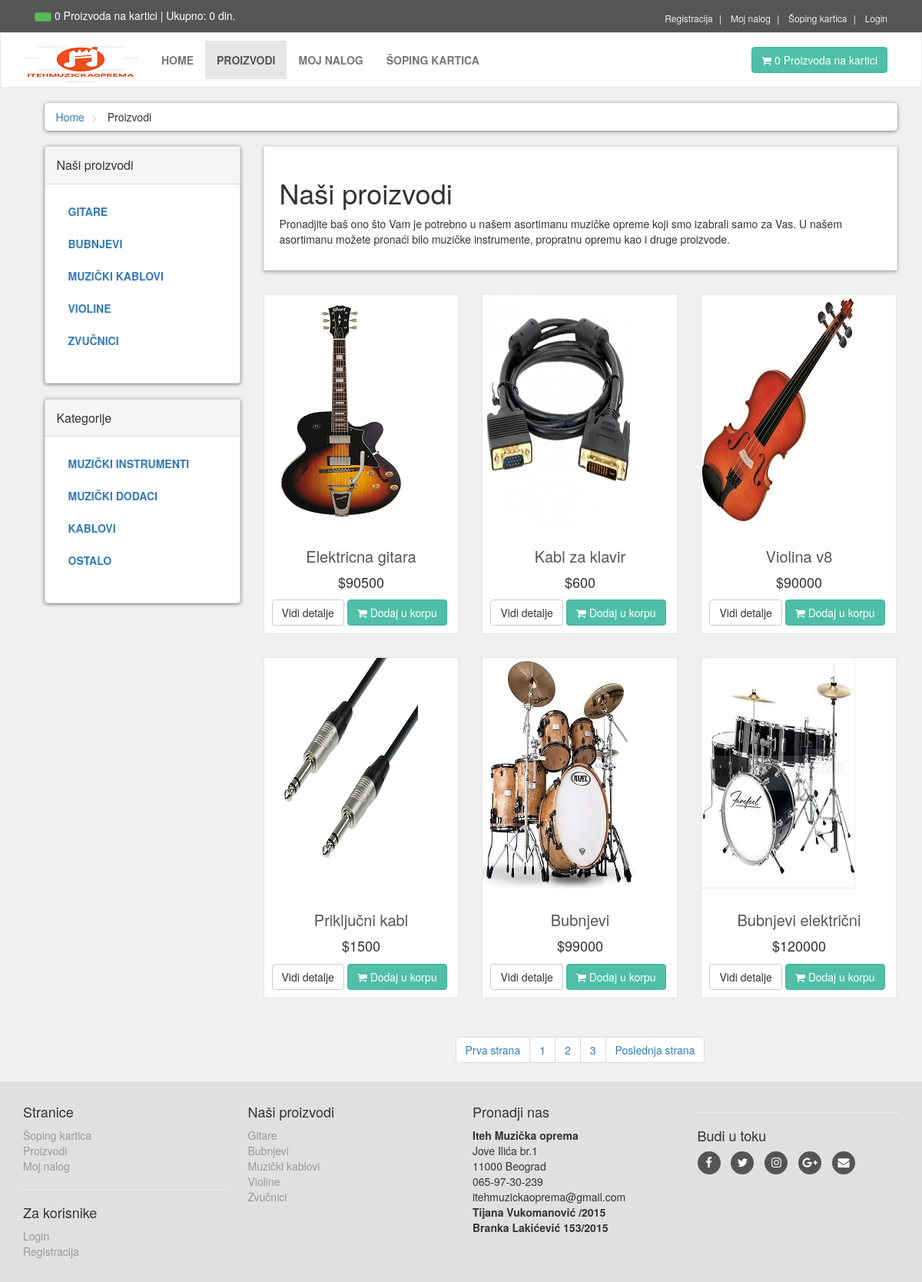
Page /proizvodi.php on the committed database.
### tables this page shows
CREATE TABLE `proizvod_kategorije` (
  `p_cat_id` int(10) NOT NULL,
  `p_cat_title` text NOT NULL,
  `p_cat_desc` text NOT NULL
);

CREATE TABLE `kategorije` (
  `cat_id` int(10) NOT NULL,
  `cat_title` text NOT NULL,
  `cat_desc` text NOT NULL
);

CREATE TABLE `proizvodi` (
  `proizvod_id` int(10) NOT NULL,
  `p_cat_id` int(10) NOT NULL,
  `cat_id` int(10) NOT NULL,
  `datum` timestamp NOT NULL DEFAULT current_timestamp() ON UPDATE current_timestamp(),
  `proizvod_naziv` text NOT NULL,
  `product_img1` text NOT NULL,
  `product_img2` text NOT NULL,
  `product_img3` text NOT NULL,
  `proizvod_cena` int(10) NOT NULL,
  `product_keywords` text NOT NULL,
  `proizvod_opis` text NOT NULL
);

### proizvodi.php (the view, shortened to what this page needs)
<?php
    include("includes/header.php");
?>
   <div id="content">
       <div class="container">
           <div class="col-md-12">
               <ul class="breadcrumb">
                   <li>
                       <a href="index.php">Home</a>
                   </li>
                   <li>
                       Proizvodi
                   </li>
               </ul>
           </div>
           <div class="col-md-3">
   <?php
    include("includes/sidebar.php");
    ?>
           </div>
           <div class="col-md-9">
             <?php
                if(!isset($_GET['p_cat'])){
                    if(!isset($_GET['cat'])){
                      echo "
                       <div class='box'>
                           <h1>Naši proizvodi</h1>
                           <p>
                           Pronadjite baš ono što Vam je potrebno u našem asortimanu muzičke opreme koji smo izabrali samo za Vas. U našem asortimanu možete pronaći bilo muzičke instrumente, propratnu opremu kao i druge proizvode.
                           </p>
                       </div>
                       ";
                    }
                   }
               ?>
               <div class="row">
                   <?php
                        if(!isset($_GET['p_cat'])){
                         if(!isset($_GET['cat'])){
                            $per_page=6;
                            if(isset($_GET['page'])){
                                $page = $_GET['page'];
                            }else{
                                $page=1;
                            }
                            $start_from = ($page-1) * $per_page;
                            $get_products = "select * from proizvodi order by 1 DESC LIMIT $start_from,$per_page";
                            $run_products = mysqli_query($con,$get_products);
                            while($row_products=mysqli_fetch_array($run_products)){
                                $pro_id = $row_products['proizvod_id'];
                                $pro_title = $row_products['proizvod_naziv'];
                                $pro_price = $row_products['proizvod_cena'];
                                $pro_img1 = $row_products['product_img1'];
                                echo "
                                    <div class='col-md-4 col-sm-6 center-responsive'>
                                        <div class='product'>
                                            <a href='details.php?pro_id=$pro_id'>
                                                <img class='img-responsive' src='admin_area/product_images/$pro_img1'>
                                            </a>
                                            <div class='text'>
                                                <h3>
                                                    <a href='details.php?pro_id=$pro_id'> $pro_title </a>
                                                </h3>
                                                <p class='price'>
                                                    $$pro_price
                                                </p>
                                                <p class='buttons'>
                                                    <a class='btn btn-default' href='details.php?pro_id=$pro_id'>
                                                        Vidi detalje
                                                    </a>
                                                    <a class='btn btn-primary' href='details.php?pro_id=$pro_id'>
                                                        <i class='fa fa-shopping-cart'></i> Dodaj u korpu
                                                    </a>
                                                </p>
                                            </div>
                                        </div>
                                    </div>
                                ";
                        }
                   ?>
               </div>
               <center>
                   <ul class="pagination">
					 <?php
                    $query = "select * from proizvodi";
                    $result = mysqli_query($con,$query);
                    $total_records = mysqli_num_rows($result);
                    $total_pages = ceil($total_records / $per_page);
                        echo "
                            <li>
                                <a href='proizvodi.php?page=1'> ".'Prva strana'." </a>
                            </li>
                        ";
                        for($i=1; $i<=$total_pages; $i++){
                              echo "
                            <li>
                                <a href='proizvodi.php?page=".$i."'> ".$i." </a>
                            </li>
                        ";
                        };
                        echo "
                            <li>
                                <a href='proizvodi.php?page=$total_pages'> ".'Poslednja strana'." </a>
                            </li>
                        ";
					    	}
						}
					 ?>
                   </ul>
               </center>
           </div>
       </div>
   </div>
   <?php
    include("includes/footer.php");
    ?>
</body>
</html>

### functions/functions.php (shortened to what this page needs)
<?php
$db = mysqli_connect("localhost","root","","muzickaoprema");
function getRealIpUser(){
    switch(true){
            default : return $_SERVER['REMOTE_ADDR'];
    }
}
function getPCats(){
    global $db;
    $get_p_cats = "select * from proizvod_kategorije";
    $run_p_cats = mysqli_query($db,$get_p_cats);
    while($row_p_cats = mysqli_fetch_array($run_p_cats)){
        $p_cat_id = $row_p_cats['p_cat_id'];
        $p_cat_title = $row_p_cats['p_cat_title'];
        echo "
            <li>
                <a href='proizvodi.php?p_cat=$p_cat_id'> $p_cat_title </a>
            </li>
        ";
    }
}
function getCats(){
    global $db;
    $get_cats = "select * from kategorije";
    $run_cats = mysqli_query($db,$get_cats);
    while($row_cats = mysqli_fetch_array($run_cats)){
        $cat_id = $row_cats['cat_id'];
        $cat_title = $row_cats['cat_title'];
        echo "
            <li>
                <a href='proizvodi.php?cat=$cat_id'> $cat_title </a>
            </li>
        ";
    }
}
function items(){
    global $db;
    $ip_add = getRealIpUser();
    $get_items = "select * from sopingkartica where ip_add='$ip_add'";
    $run_items = mysqli_query($db,$get_items);
    $count_items = mysqli_num_rows($run_items);
    echo $count_items;
}
function total_price(){
    $total = 0;
    echo  $total." din.";
}
?>

### includes/footer.php (shortened to what this page needs)
<div id="footer">
    <div class="container">
        <div class="row">
            <div class="col-sm-6 col-md-3">
               <h4>Stranice</h4>
                <ul>
                    <li><a href="cart.php">Šoping kartica</a></li>
                    <li><a href="proizvodi.php">Proizvodi</a></li>
                    <li><a href="customer/my_account.php">Moj nalog</a></li>
                </ul>
                <hr>
                <h4>Za korisnike</h4>
                <ul>
                    <?php
                               if(!isset($_SESSION['korisnik_email'])){
                                   echo "<a href='checkout.php'>Login</a>";
                               }else{
                                   echo "<a href='customer/my_account.php?my_orders'>Moj nalog</a>";
                               }
                    ?>
                    <li><a href="korisnik_registracija.php">Registracija</a></li>
                </ul>
            </div>
            <div class="com-sm-6 col-md-3">
                <h4>Naši proizvodi</h4>
                <ul>
                    <?php
                        $get_p_cats = "select * from proizvod_kategorije";
                        $run_p_cats = mysqli_query($con,$get_p_cats);
                        while($row_p_cats=mysqli_fetch_array($run_p_cats)){
                            $p_cat_id = $row_p_cats['p_cat_id'];
                            $p_cat_title = $row_p_cats['p_cat_title'];
                            echo "
                                <li>
                                    <a href='proizvodi.php?p_cat=$p_cat_id'>
                                        $p_cat_title
                                    </a>
                                </li>
                            ";
                        }
                    ?>
                </ul>
            </div>
            <div class="col-sm-6 col-md-3">
                <h4>Pronadji nas</h4>
                <p>
                    <strong>Iteh Muzička oprema</strong>
                    <br/>Jove Ilića br.1
                    <br/>11000 Beograd
                    <br/>065-97-30-239
                    <br/>itehmuzickaoprema@gmail.com
                    <br/><strong>Tijana Vukomanović /2015</strong>
                    <br/><strong>Branka Lakićević 153/2015</strong>
                </p>
            </div>
            <div class="col-sm-6 col-md-3">
                <hr>
                <h4>Budi u toku</h4>
                <p class="social">
                    <a href="#" class="fa fa-facebook"></a>
                    <a href="#" class="fa fa-twitter"></a>
                    <a href="#" class="fa fa-instagram"></a>
                    <a href="#" class="fa fa-google-plus"></a>
                    <a href="#" class="fa fa-envelope"></a>
                </p>
            </div>
        </div>
    </div>
</div>

### styles/style.css (style rules this page uses)
body { font-size: 14px; line-height: 1.42857143; color: #333333; background: #f0f0f0; overflow-x: hidden; }
.btn-primary { color: rgb(255, 255, 255); background: rgb(79, 191, 168); border-color: rgb(65, 179, 156); }
.box { background: #ffffff; margin: 0 0 30px; border: solid 1px #e6e6e6; box-sizing: border-box; padding: 20px; box-shadow: 0px 2px 5px rgba(0, 0, 0, .3); }
#content { padding-left: 25px; }
#content .product { background: #ffffff; border: solid 1px #e6e6e6; margin-bottom: 30px; box-sizing: border-box; }
#content .product .text { padding: 10px 10px 0px; }
#content .product .text p.price { font-size: 18px; text-align: center; font-weight: 400; }
#content .product .text h3 { text-align: center; font-size: 20px; }
#content .product .text h3 a { color: rgb(85, 85, 85); }
.breadcrumb { padding: 8px 15px; margin-bottom: 20px; background: #ffffff; border-radius: 5px; box-shadow: 0px 1px 5px rgba(0, 0, 0, .5); }
.breadcrumb> li + li:before { content: ">\00a0"; color: #cccccc; }
#content .panel.sidebar-menu ul.nav.category-menu li a { text-transform: uppercase; font-weight: 600; }
#footer { background: #e0e0e0; padding: 20px 0; }
#footer a { color: #999999; padding: 0; text-decoration: none; }
#footer ul { list-style: none; padding-left: 0px; }
#footer .social { text-align: left; }
#footer .social a { margin: 0px 10px 0px 0px; display: inline-block; color: #ffffff; width: 30px; height: 30px; border-radius: 15px; line-height: 30px; font-size: 15px; text-align: center; vertical-align: bottom; background: #555555; text-decoration: none; }

### rows in the picture
proizvod_kategorije: p_cat_title "GITARE", p_cat_title "Gitare"
proizvod_kategorije: p_cat_title "BUBNJEVI", p_cat_title "Bubnjevi"
proizvod_kategorije: p_cat_title "MUZIČKI KABLOVI", p_cat_title "Muzički kablovi"
proizvod_kategorije: p_cat_title "VIOLINE", p_cat_title "Violine"
proizvod_kategorije: p_cat_title "ZVUČNICI", p_cat_title "Zvučnici"
kategorije: cat_title "MUZIČKI INSTRUMENTI"
kategorije: cat_title "MUZIČKI DODACI"
kategorije: cat_title "KABLOVI"
kategorije: cat_title "OSTALO"
proizvodi: product_img1 (picture), proizvod_naziv "Elektricna gitara", proizvod_cena "90500"
proizvodi: product_img1 (picture), proizvod_naziv "Kabl za klavir", proizvod_cena "600"
proizvodi: product_img1 (picture), proizvod_naziv "Violina v8", proizvod_cena "90000"
proizvodi: product_img1 (picture), proizvod_naziv "Priključni kabl", proizvod_cena "1500"
proizvodi: product_img1 (picture), proizvod_naziv "Bubnjevi", proizvod_cena "99000"
proizvodi: product_img1 (picture), proizvod_naziv "Bubnjevi električni", proizvod_cena "120000"

### other values in the picture
$count_items "0 0"
$total "0"
